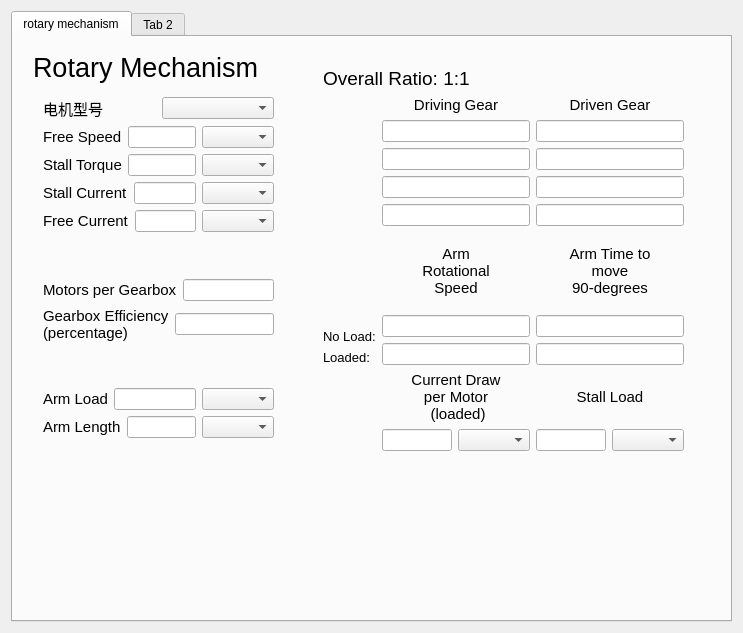
<?xml version="1.0" encoding="UTF-8"?>
<ui version="4.0">
 <class>MotorsCalculator</class>
 <widget class="QWidget" name="MotorsCalculator">
  <property name="geometry">
   <rect>
    <x>0</x>
    <y>0</y>
    <width>743</width>
    <height>633</height>
   </rect>
  </property>
  <property name="windowTitle">
   <string>MotorCalculator v0.0.1 by 6766</string>
  </property>
  <layout class="QHBoxLayout" name="horizontalLayout">
   <item>
    <widget class="QTabWidget" name="tabWidget">
     <property name="toolTip">
      <string/>
     </property>
     <property name="currentIndex">
      <number>0</number>
     </property>
     <widget class="QWidget" name="rm">
      <attribute name="title">
       <string>rotary mechanism</string>
      </attribute>
      <widget class="QLabel" name="label">
       <property name="geometry">
        <rect>
         <x>20</x>
         <y>10</y>
         <width>301</width>
         <height>41</height>
        </rect>
       </property>
       <property name="font">
        <font>
         <pointsize>20</pointsize>
        </font>
       </property>
       <property name="text">
        <string>Rotary Mechanism</string>
       </property>
      </widget>
      <widget class="QWidget" name="layoutWidget">
       <property name="geometry">
        <rect>
         <x>30</x>
         <y>60</y>
         <width>231</width>
         <height>341</height>
        </rect>
       </property>
       <layout class="QVBoxLayout" name="verticalLayout_4">
        <item>
         <layout class="QVBoxLayout" name="verticalLayout">
          <item>
           <layout class="QHBoxLayout" name="horizontalLayout_2">
            <item>
             <widget class="QLabel" name="label_2">
              <property name="font">
               <font>
                <pointsize>11</pointsize>
               </font>
              </property>
              <property name="text">
               <string>电机型号</string>
              </property>
             </widget>
            </item>
            <item>
             <widget class="QComboBox" name="comboBox_motorsType"/>
            </item>
           </layout>
          </item>
          <item>
           <layout class="QHBoxLayout" name="horizontalLayout_3">
            <item>
             <widget class="QLabel" name="label_3">
              <property name="font">
               <font>
                <pointsize>11</pointsize>
               </font>
              </property>
              <property name="text">
               <string>Free Speed</string>
              </property>
             </widget>
            </item>
            <item>
             <widget class="QLineEdit" name="lineEdit_freeSpeed">
              <property name="readOnly">
               <bool>true</bool>
              </property>
             </widget>
            </item>
            <item>
             <widget class="QComboBox" name="comboBox_freeSpeed"/>
            </item>
           </layout>
          </item>
          <item>
           <layout class="QHBoxLayout" name="horizontalLayout_4">
            <item>
             <widget class="QLabel" name="label_4">
              <property name="font">
               <font>
                <pointsize>11</pointsize>
               </font>
              </property>
              <property name="text">
               <string>Stall Torque</string>
              </property>
             </widget>
            </item>
            <item>
             <widget class="QLineEdit" name="lineEdit_stallTorque">
              <property name="readOnly">
               <bool>true</bool>
              </property>
             </widget>
            </item>
            <item>
             <widget class="QComboBox" name="comboBox_stallTorque"/>
            </item>
           </layout>
          </item>
          <item>
           <layout class="QHBoxLayout" name="horizontalLayout_5">
            <item>
             <widget class="QLabel" name="label_5">
              <property name="font">
               <font>
                <pointsize>11</pointsize>
               </font>
              </property>
              <property name="text">
               <string>Stall Current</string>
              </property>
             </widget>
            </item>
            <item>
             <widget class="QLineEdit" name="lineEdit_stallCurrent">
              <property name="readOnly">
               <bool>true</bool>
              </property>
             </widget>
            </item>
            <item>
             <widget class="QComboBox" name="comboBox_stallCurrent"/>
            </item>
           </layout>
          </item>
          <item>
           <layout class="QHBoxLayout" name="horizontalLayout_6">
            <item>
             <widget class="QLabel" name="label_6">
              <property name="font">
               <font>
                <pointsize>11</pointsize>
               </font>
              </property>
              <property name="text">
               <string>Free Current</string>
              </property>
             </widget>
            </item>
            <item>
             <widget class="QLineEdit" name="lineEdit_freeCurrent">
              <property name="readOnly">
               <bool>true</bool>
              </property>
             </widget>
            </item>
            <item>
             <widget class="QComboBox" name="comboBox_freeCurrent"/>
            </item>
           </layout>
          </item>
         </layout>
        </item>
        <item>
         <spacer name="verticalSpacer">
          <property name="orientation">
           <enum>Qt::Orientation::Vertical</enum>
          </property>
          <property name="sizeHint" stdset="0">
           <size>
            <width>20</width>
            <height>40</height>
           </size>
          </property>
         </spacer>
        </item>
        <item>
         <layout class="QVBoxLayout" name="verticalLayout_2">
          <item>
           <layout class="QHBoxLayout" name="horizontalLayout_7">
            <item>
             <widget class="QLabel" name="label_7">
              <property name="font">
               <font>
                <pointsize>11</pointsize>
               </font>
              </property>
              <property name="text">
               <string>Motors per Gearbox</string>
              </property>
             </widget>
            </item>
            <item>
             <widget class="QLineEdit" name="lineEdit_motorsPerGearbox"/>
            </item>
           </layout>
          </item>
          <item>
           <layout class="QHBoxLayout" name="horizontalLayout_8">
            <item>
             <widget class="QLabel" name="label_8">
              <property name="font">
               <font>
                <pointsize>11</pointsize>
               </font>
              </property>
              <property name="text">
               <string>Gearbox Efficiency
(percentage)</string>
              </property>
             </widget>
            </item>
            <item>
             <widget class="QLineEdit" name="lineEdit_gearboxEfficiency"/>
            </item>
           </layout>
          </item>
         </layout>
        </item>
        <item>
         <spacer name="verticalSpacer_2">
          <property name="orientation">
           <enum>Qt::Orientation::Vertical</enum>
          </property>
          <property name="sizeHint" stdset="0">
           <size>
            <width>20</width>
            <height>40</height>
           </size>
          </property>
         </spacer>
        </item>
        <item>
         <layout class="QVBoxLayout" name="verticalLayout_3">
          <item>
           <layout class="QHBoxLayout" name="horizontalLayout_9">
            <item>
             <widget class="QLabel" name="label_armLoad">
              <property name="font">
               <font>
                <pointsize>11</pointsize>
               </font>
              </property>
              <property name="text">
               <string>Arm Load</string>
              </property>
             </widget>
            </item>
            <item>
             <widget class="QLineEdit" name="lineEdit_armLoad"/>
            </item>
            <item>
             <widget class="QComboBox" name="comboBox_armLoad"/>
            </item>
           </layout>
          </item>
          <item>
           <layout class="QHBoxLayout" name="horizontalLayout_10">
            <item>
             <widget class="QLabel" name="label_10">
              <property name="font">
               <font>
                <pointsize>11</pointsize>
               </font>
              </property>
              <property name="text">
               <string>Arm Length</string>
              </property>
             </widget>
            </item>
            <item>
             <widget class="QLineEdit" name="lineEdit_armLength"/>
            </item>
            <item>
             <widget class="QComboBox" name="comboBox_armLength"/>
            </item>
           </layout>
          </item>
         </layout>
        </item>
       </layout>
      </widget>
      <widget class="QWidget" name="layoutWidget">
       <property name="geometry">
        <rect>
         <x>310</x>
         <y>30</y>
         <width>361</width>
         <height>384</height>
        </rect>
       </property>
       <layout class="QVBoxLayout" name="verticalLayout_12">
        <item>
         <widget class="QLabel" name="label_ratioTag">
          <property name="font">
           <font>
            <pointsize>14</pointsize>
           </font>
          </property>
          <property name="text">
           <string>Overall Ratio: 1:1</string>
          </property>
         </widget>
        </item>
        <item>
         <layout class="QGridLayout" name="gridLayout">
          <item row="0" column="1">
           <layout class="QHBoxLayout" name="horizontalLayout_11">
            <item>
             <layout class="QVBoxLayout" name="verticalLayout_5">
              <item>
               <widget class="QLabel" name="label_11">
                <property name="font">
                 <font>
                  <pointsize>11</pointsize>
                 </font>
                </property>
                <property name="text">
                 <string>Driving Gear</string>
                </property>
                <property name="alignment">
                 <set>Qt::AlignmentFlag::AlignCenter</set>
                </property>
               </widget>
              </item>
              <item>
               <widget class="QLineEdit" name="lineEdit_DGing1"/>
              </item>
              <item>
               <widget class="QLineEdit" name="lineEdit_DGing2"/>
              </item>
              <item>
               <widget class="QLineEdit" name="lineEdit_DGing3"/>
              </item>
              <item>
               <widget class="QLineEdit" name="lineEdit_DGing4"/>
              </item>
             </layout>
            </item>
            <item>
             <layout class="QVBoxLayout" name="verticalLayout_6">
              <item>
               <widget class="QLabel" name="label_12">
                <property name="font">
                 <font>
                  <pointsize>11</pointsize>
                 </font>
                </property>
                <property name="text">
                 <string>Driven Gear</string>
                </property>
                <property name="alignment">
                 <set>Qt::AlignmentFlag::AlignCenter</set>
                </property>
               </widget>
              </item>
              <item>
               <widget class="QLineEdit" name="lineEdit_DGed1"/>
              </item>
              <item>
               <widget class="QLineEdit" name="lineEdit_DGed2"/>
              </item>
              <item>
               <widget class="QLineEdit" name="lineEdit_DGed3"/>
              </item>
              <item>
               <widget class="QLineEdit" name="lineEdit_DGed4"/>
              </item>
             </layout>
            </item>
           </layout>
          </item>
          <item row="1" column="0">
           <layout class="QVBoxLayout" name="verticalLayout_11">
            <item>
             <spacer name="verticalSpacer_3">
              <property name="orientation">
               <enum>Qt::Orientation::Vertical</enum>
              </property>
              <property name="sizeHint" stdset="0">
               <size>
                <width>20</width>
                <height>40</height>
               </size>
              </property>
             </spacer>
            </item>
            <item>
             <widget class="QLabel" name="label_17">
              <property name="font">
               <font>
                <pointsize>10</pointsize>
               </font>
              </property>
              <property name="text">
               <string>No Load:</string>
              </property>
             </widget>
            </item>
            <item>
             <widget class="QLabel" name="label_18">
              <property name="font">
               <font>
                <pointsize>10</pointsize>
               </font>
              </property>
              <property name="text">
               <string>Loaded:</string>
              </property>
             </widget>
            </item>
           </layout>
          </item>
          <item row="1" column="1">
           <layout class="QHBoxLayout" name="horizontalLayout_12">
            <item>
             <layout class="QVBoxLayout" name="verticalLayout_7">
              <item>
               <widget class="QLabel" name="label_13">
                <property name="font">
                 <font>
                  <pointsize>11</pointsize>
                 </font>
                </property>
                <property name="text">
                 <string>Arm
Rotational
Speed</string>
                </property>
                <property name="alignment">
                 <set>Qt::AlignmentFlag::AlignCenter</set>
                </property>
               </widget>
              </item>
              <item>
               <widget class="QLineEdit" name="lineEdit_ARS_NL">
                <property name="readOnly">
                 <bool>true</bool>
                </property>
               </widget>
              </item>
              <item>
               <widget class="QLineEdit" name="lineEdit_ARS_L">
                <property name="readOnly">
                 <bool>true</bool>
                </property>
               </widget>
              </item>
             </layout>
            </item>
            <item>
             <layout class="QVBoxLayout" name="verticalLayout_8">
              <item>
               <widget class="QLabel" name="label_14">
                <property name="font">
                 <font>
                  <pointsize>11</pointsize>
                 </font>
                </property>
                <property name="text">
                 <string>Arm Time to
move
90-degrees</string>
                </property>
                <property name="alignment">
                 <set>Qt::AlignmentFlag::AlignCenter</set>
                </property>
               </widget>
              </item>
              <item>
               <widget class="QLineEdit" name="lineEdit_ATtm9_NL">
                <property name="readOnly">
                 <bool>true</bool>
                </property>
               </widget>
              </item>
              <item>
               <widget class="QLineEdit" name="lineEdit_ATtm9_L">
                <property name="readOnly">
                 <bool>true</bool>
                </property>
               </widget>
              </item>
             </layout>
            </item>
           </layout>
          </item>
          <item row="2" column="1">
           <layout class="QHBoxLayout" name="horizontalLayout_13">
            <item>
             <layout class="QVBoxLayout" name="verticalLayout_9">
              <item>
               <widget class="QLabel" name="label_15">
                <property name="font">
                 <font>
                  <pointsize>11</pointsize>
                 </font>
                </property>
                <property name="text">
                 <string>Current Draw
per Motor
 (loaded)</string>
                </property>
                <property name="alignment">
                 <set>Qt::AlignmentFlag::AlignCenter</set>
                </property>
               </widget>
              </item>
              <item>
               <layout class="QHBoxLayout" name="horizontalLayout_15">
                <item>
                 <widget class="QLineEdit" name="lineEdit_CDpM">
                  <property name="readOnly">
                   <bool>true</bool>
                  </property>
                 </widget>
                </item>
                <item>
                 <widget class="QComboBox" name="comboBox_CDpM"/>
                </item>
               </layout>
              </item>
             </layout>
            </item>
            <item>
             <layout class="QVBoxLayout" name="verticalLayout_10">
              <item>
               <widget class="QLabel" name="label_16">
                <property name="font">
                 <font>
                  <pointsize>11</pointsize>
                 </font>
                </property>
                <property name="text">
                 <string>Stall Load</string>
                </property>
                <property name="alignment">
                 <set>Qt::AlignmentFlag::AlignCenter</set>
                </property>
               </widget>
              </item>
              <item>
               <layout class="QHBoxLayout" name="horizontalLayout_16">
                <item>
                 <widget class="QLineEdit" name="lineEdit_SL">
                  <property name="readOnly">
                   <bool>true</bool>
                  </property>
                 </widget>
                </item>
                <item>
                 <widget class="QComboBox" name="comboBox_SL"/>
                </item>
               </layout>
              </item>
             </layout>
            </item>
           </layout>
          </item>
         </layout>
        </item>
       </layout>
      </widget>
     </widget>
     <widget class="QWidget" name="tab_2">
      <attribute name="title">
       <string>Tab 2</string>
      </attribute>
     </widget>
    </widget>
   </item>
  </layout>
 </widget>
 <resources/>
 <connections/>
</ui>
